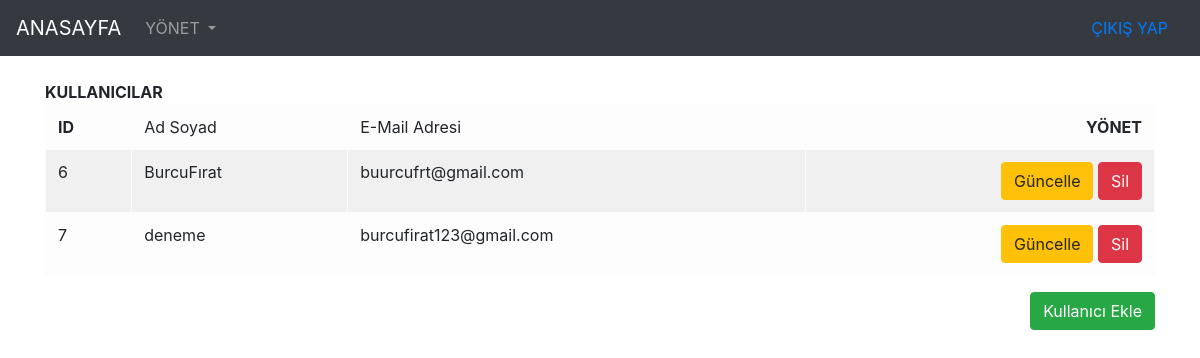
The app's page /kullanici.php with its own data.
### tables this page shows
CREATE TABLE `kullanicilar` (
  `ID` int(20) NOT NULL,
  `AdSoyad` varchar(20) NOT NULL,
  `MailAdresi` varchar(30) NOT NULL,
  `Sifre` varchar(40) NOT NULL,
  `kod` text DEFAULT NULL
);

### kullanici.php (the view, shortened to what this page needs)
<?php
include("inc/db.php");
include('inc/header.php');
include('inc/navbar.php');
?>
<form method="post" action="#">
<br><div class="container">
	  <div class="row justify-content-center">
		<div class="col">
		 <table class="table table-bordered table-striped table-light">
			<tr colspan = 5 ><b>KULLANICILAR</tr>
			<tr>
			 <td><b>ID</td>
			 <td>Ad Soyad</td>
			 <td>E-Mail Adresi</td>
			 <td class="text-right"><b>YÖNET</td>
			 </tr>
			 <?php
			$query = $baglan->prepare("SELECT * FROM kullanicilar");
			 $query->execute();
			 $result=$query-> fetchAll(PDO::FETCH_OBJ);
			 foreach($result as $row){?>
			 	<tr>
			 	<td><?= $row->ID ?></td>
			 	<td><?= $row->AdSoyad ?></td>
				<td><?= $row->MailAdresi ?></td>
			 	<td class="text-right">
					<a href="kullaniciduzenle.php?islem=guncelle&id=<?= $row->ID ?> " class="btn btn-warning">Güncelle</a>
					<a href="kullaniciduzenle.php?islem=sil&id=<?= $row->ID ?> " class="btn btn-danger">Sil</a>
				</td>
			    </tr>
			 <?php } ?>
			</table>
			<div class ="text-right">
			<a href="kullaniciduzenle.php?islem=ekle" class="btn btn-success">Kullanıcı Ekle</a>
		  </div> </div>
	  </div>
	</div>

### records on screen
kullanicilar: ID "6", AdSoyad "BurcuFırat", MailAdresi "buurcufrt@gmail.com"
kullanicilar: ID "7", AdSoyad "deneme", MailAdresi "burcufirat123@gmail.com"
